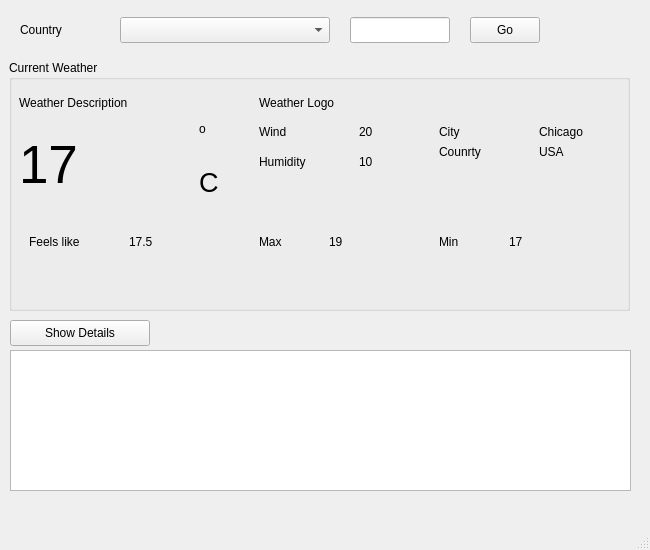
<?xml version="1.0" encoding="UTF-8"?>
<ui version="4.0">
 <class>MainWindow</class>
 <widget class="QMainWindow" name="MainWindow">
  <property name="geometry">
   <rect>
    <x>0</x>
    <y>0</y>
    <width>650</width>
    <height>550</height>
   </rect>
  </property>
  <property name="minimumSize">
   <size>
    <width>650</width>
    <height>550</height>
   </size>
  </property>
  <property name="maximumSize">
   <size>
    <width>820</width>
    <height>705</height>
   </size>
  </property>
  <property name="windowTitle">
   <string>MainWindow</string>
  </property>
  <widget class="QWidget" name="centralwidget">
   <widget class="QGroupBox" name="groupBox">
    <property name="geometry">
     <rect>
      <x>9</x>
      <y>60</y>
      <width>621</width>
      <height>251</height>
     </rect>
    </property>
    <property name="title">
     <string>Current Weather</string>
    </property>
    <widget class="QLabel" name="lblDescription">
     <property name="geometry">
      <rect>
       <x>10</x>
       <y>30</y>
       <width>190</width>
       <height>25</height>
      </rect>
     </property>
     <property name="minimumSize">
      <size>
       <width>190</width>
       <height>25</height>
      </size>
     </property>
     <property name="maximumSize">
      <size>
       <width>190</width>
       <height>25</height>
      </size>
     </property>
     <property name="text">
      <string>Weather Description</string>
     </property>
    </widget>
    <widget class="QLabel" name="lblDescriptionImg">
     <property name="geometry">
      <rect>
       <x>250</x>
       <y>30</y>
       <width>131</width>
       <height>25</height>
      </rect>
     </property>
     <property name="minimumSize">
      <size>
       <width>131</width>
       <height>25</height>
      </size>
     </property>
     <property name="maximumSize">
      <size>
       <width>131</width>
       <height>25</height>
      </size>
     </property>
     <property name="text">
      <string>Weather Logo</string>
     </property>
    </widget>
    <widget class="QLabel" name="lbltemperature">
     <property name="geometry">
      <rect>
       <x>10</x>
       <y>60</y>
       <width>160</width>
       <height>90</height>
      </rect>
     </property>
     <property name="minimumSize">
      <size>
       <width>160</width>
       <height>90</height>
      </size>
     </property>
     <property name="maximumSize">
      <size>
       <width>160</width>
       <height>90</height>
      </size>
     </property>
     <property name="font">
      <font>
       <pointsize>40</pointsize>
      </font>
     </property>
     <property name="text">
      <string>17</string>
     </property>
    </widget>
    <widget class="QLabel" name="label_5">
     <property name="geometry">
      <rect>
       <x>190</x>
       <y>60</y>
       <width>45</width>
       <height>18</height>
      </rect>
     </property>
     <property name="minimumSize">
      <size>
       <width>45</width>
       <height>18</height>
      </size>
     </property>
     <property name="maximumSize">
      <size>
       <width>45</width>
       <height>18</height>
      </size>
     </property>
     <property name="text">
      <string>o</string>
     </property>
    </widget>
    <widget class="QLabel" name="label_6">
     <property name="geometry">
      <rect>
       <x>190</x>
       <y>100</y>
       <width>47</width>
       <height>45</height>
      </rect>
     </property>
     <property name="minimumSize">
      <size>
       <width>47</width>
       <height>45</height>
      </size>
     </property>
     <property name="maximumSize">
      <size>
       <width>47</width>
       <height>45</height>
      </size>
     </property>
     <property name="font">
      <font>
       <pointsize>20</pointsize>
      </font>
     </property>
     <property name="text">
      <string>C</string>
     </property>
    </widget>
    <widget class="QLabel" name="label_7">
     <property name="geometry">
      <rect>
       <x>250</x>
       <y>60</y>
       <width>50</width>
       <height>24</height>
      </rect>
     </property>
     <property name="minimumSize">
      <size>
       <width>50</width>
       <height>24</height>
      </size>
     </property>
     <property name="maximumSize">
      <size>
       <width>50</width>
       <height>24</height>
      </size>
     </property>
     <property name="text">
      <string>Wind</string>
     </property>
    </widget>
    <widget class="QLabel" name="lblWind">
     <property name="geometry">
      <rect>
       <x>350</x>
       <y>60</y>
       <width>40</width>
       <height>24</height>
      </rect>
     </property>
     <property name="minimumSize">
      <size>
       <width>40</width>
       <height>24</height>
      </size>
     </property>
     <property name="maximumSize">
      <size>
       <width>40</width>
       <height>24</height>
      </size>
     </property>
     <property name="text">
      <string>20</string>
     </property>
    </widget>
    <widget class="QLabel" name="label_9">
     <property name="geometry">
      <rect>
       <x>250</x>
       <y>90</y>
       <width>85</width>
       <height>24</height>
      </rect>
     </property>
     <property name="minimumSize">
      <size>
       <width>85</width>
       <height>24</height>
      </size>
     </property>
     <property name="maximumSize">
      <size>
       <width>85</width>
       <height>24</height>
      </size>
     </property>
     <property name="text">
      <string>Humidity</string>
     </property>
    </widget>
    <widget class="QLabel" name="lblHumidity">
     <property name="geometry">
      <rect>
       <x>350</x>
       <y>90</y>
       <width>40</width>
       <height>24</height>
      </rect>
     </property>
     <property name="minimumSize">
      <size>
       <width>40</width>
       <height>24</height>
      </size>
     </property>
     <property name="maximumSize">
      <size>
       <width>40</width>
       <height>24</height>
      </size>
     </property>
     <property name="text">
      <string>10</string>
     </property>
    </widget>
    <widget class="QLabel" name="label_11">
     <property name="geometry">
      <rect>
       <x>430</x>
       <y>60</y>
       <width>40</width>
       <height>24</height>
      </rect>
     </property>
     <property name="minimumSize">
      <size>
       <width>40</width>
       <height>24</height>
      </size>
     </property>
     <property name="maximumSize">
      <size>
       <width>40</width>
       <height>24</height>
      </size>
     </property>
     <property name="text">
      <string>City</string>
     </property>
    </widget>
    <widget class="QLabel" name="label_12">
     <property name="geometry">
      <rect>
       <x>430</x>
       <y>80</y>
       <width>80</width>
       <height>24</height>
      </rect>
     </property>
     <property name="minimumSize">
      <size>
       <width>80</width>
       <height>24</height>
      </size>
     </property>
     <property name="maximumSize">
      <size>
       <width>80</width>
       <height>24</height>
      </size>
     </property>
     <property name="text">
      <string>Counrty</string>
     </property>
    </widget>
    <widget class="QLabel" name="lblCounrty_2">
     <property name="geometry">
      <rect>
       <x>530</x>
       <y>80</y>
       <width>40</width>
       <height>24</height>
      </rect>
     </property>
     <property name="minimumSize">
      <size>
       <width>40</width>
       <height>24</height>
      </size>
     </property>
     <property name="maximumSize">
      <size>
       <width>40</width>
       <height>24</height>
      </size>
     </property>
     <property name="text">
      <string>USA</string>
     </property>
    </widget>
    <widget class="QLabel" name="lblCity">
     <property name="geometry">
      <rect>
       <x>530</x>
       <y>60</y>
       <width>75</width>
       <height>24</height>
      </rect>
     </property>
     <property name="minimumSize">
      <size>
       <width>75</width>
       <height>24</height>
      </size>
     </property>
     <property name="maximumSize">
      <size>
       <width>75</width>
       <height>24</height>
      </size>
     </property>
     <property name="text">
      <string>Chicago</string>
     </property>
    </widget>
    <widget class="QLabel" name="label_15">
     <property name="geometry">
      <rect>
       <x>20</x>
       <y>170</y>
       <width>90</width>
       <height>24</height>
      </rect>
     </property>
     <property name="minimumSize">
      <size>
       <width>90</width>
       <height>24</height>
      </size>
     </property>
     <property name="maximumSize">
      <size>
       <width>90</width>
       <height>24</height>
      </size>
     </property>
     <property name="text">
      <string>Feels like</string>
     </property>
    </widget>
    <widget class="QLabel" name="lblFeelslike">
     <property name="geometry">
      <rect>
       <x>120</x>
       <y>170</y>
       <width>60</width>
       <height>24</height>
      </rect>
     </property>
     <property name="minimumSize">
      <size>
       <width>60</width>
       <height>24</height>
      </size>
     </property>
     <property name="maximumSize">
      <size>
       <width>60</width>
       <height>24</height>
      </size>
     </property>
     <property name="text">
      <string>17.5</string>
     </property>
    </widget>
    <widget class="QLabel" name="label">
     <property name="geometry">
      <rect>
       <x>250</x>
       <y>170</y>
       <width>49</width>
       <height>24</height>
      </rect>
     </property>
     <property name="minimumSize">
      <size>
       <width>49</width>
       <height>24</height>
      </size>
     </property>
     <property name="maximumSize">
      <size>
       <width>49</width>
       <height>24</height>
      </size>
     </property>
     <property name="text">
      <string>Max</string>
     </property>
    </widget>
    <widget class="QLabel" name="lblMax">
     <property name="geometry">
      <rect>
       <x>320</x>
       <y>170</y>
       <width>60</width>
       <height>24</height>
      </rect>
     </property>
     <property name="minimumSize">
      <size>
       <width>60</width>
       <height>24</height>
      </size>
     </property>
     <property name="maximumSize">
      <size>
       <width>60</width>
       <height>24</height>
      </size>
     </property>
     <property name="text">
      <string>19</string>
     </property>
    </widget>
    <widget class="QLabel" name="label_4">
     <property name="geometry">
      <rect>
       <x>430</x>
       <y>170</y>
       <width>49</width>
       <height>24</height>
      </rect>
     </property>
     <property name="minimumSize">
      <size>
       <width>49</width>
       <height>24</height>
      </size>
     </property>
     <property name="maximumSize">
      <size>
       <width>49</width>
       <height>24</height>
      </size>
     </property>
     <property name="text">
      <string>Min</string>
     </property>
    </widget>
    <widget class="QLabel" name="lblMin">
     <property name="geometry">
      <rect>
       <x>500</x>
       <y>170</y>
       <width>60</width>
       <height>24</height>
      </rect>
     </property>
     <property name="minimumSize">
      <size>
       <width>60</width>
       <height>24</height>
      </size>
     </property>
     <property name="maximumSize">
      <size>
       <width>60</width>
       <height>24</height>
      </size>
     </property>
     <property name="text">
      <string>17</string>
     </property>
    </widget>
   </widget>
   <widget class="QWidget" name="layoutWidget">
    <property name="geometry">
     <rect>
      <x>10</x>
      <y>10</y>
      <width>621</width>
      <height>41</height>
     </rect>
    </property>
    <layout class="QHBoxLayout" name="horizontalLayout" stretch="0,0,0,0">
     <property name="spacing">
      <number>10</number>
     </property>
     <property name="leftMargin">
      <number>0</number>
     </property>
     <property name="rightMargin">
      <number>80</number>
     </property>
     <item>
      <widget class="QLabel" name="lblCountry">
       <property name="minimumSize">
        <size>
         <width>80</width>
         <height>26</height>
        </size>
       </property>
       <property name="maximumSize">
        <size>
         <width>80</width>
         <height>26</height>
        </size>
       </property>
       <property name="text">
        <string>Country</string>
       </property>
      </widget>
     </item>
     <item>
      <widget class="QComboBox" name="cmbCountry">
       <property name="minimumSize">
        <size>
         <width>210</width>
         <height>26</height>
        </size>
       </property>
       <property name="maximumSize">
        <size>
         <width>210</width>
         <height>26</height>
        </size>
       </property>
      </widget>
     </item>
     <item>
      <widget class="QLineEdit" name="txtZipCode">
       <property name="minimumSize">
        <size>
         <width>100</width>
         <height>26</height>
        </size>
       </property>
       <property name="maximumSize">
        <size>
         <width>100</width>
         <height>26</height>
        </size>
       </property>
      </widget>
     </item>
     <item>
      <widget class="QPushButton" name="btnGo">
       <property name="minimumSize">
        <size>
         <width>70</width>
         <height>26</height>
        </size>
       </property>
       <property name="maximumSize">
        <size>
         <width>70</width>
         <height>26</height>
        </size>
       </property>
       <property name="text">
        <string>Go</string>
       </property>
      </widget>
     </item>
    </layout>
   </widget>
   <widget class="QTextEdit" name="txtJsonString">
    <property name="geometry">
     <rect>
      <x>10</x>
      <y>350</y>
      <width>621</width>
      <height>141</height>
     </rect>
    </property>
   </widget>
   <widget class="QPushButton" name="btnShowDetails">
    <property name="geometry">
     <rect>
      <x>10</x>
      <y>320</y>
      <width>140</width>
      <height>26</height>
     </rect>
    </property>
    <property name="minimumSize">
     <size>
      <width>140</width>
      <height>26</height>
     </size>
    </property>
    <property name="maximumSize">
     <size>
      <width>140</width>
      <height>26</height>
     </size>
    </property>
    <property name="text">
     <string>Show Details</string>
    </property>
   </widget>
  </widget>
  <widget class="QMenuBar" name="menubar">
   <property name="geometry">
    <rect>
     <x>0</x>
     <y>0</y>
     <width>650</width>
     <height>21</height>
    </rect>
   </property>
  </widget>
  <widget class="QStatusBar" name="statusbar"/>
 </widget>
 <resources/>
 <connections/>
</ui>
